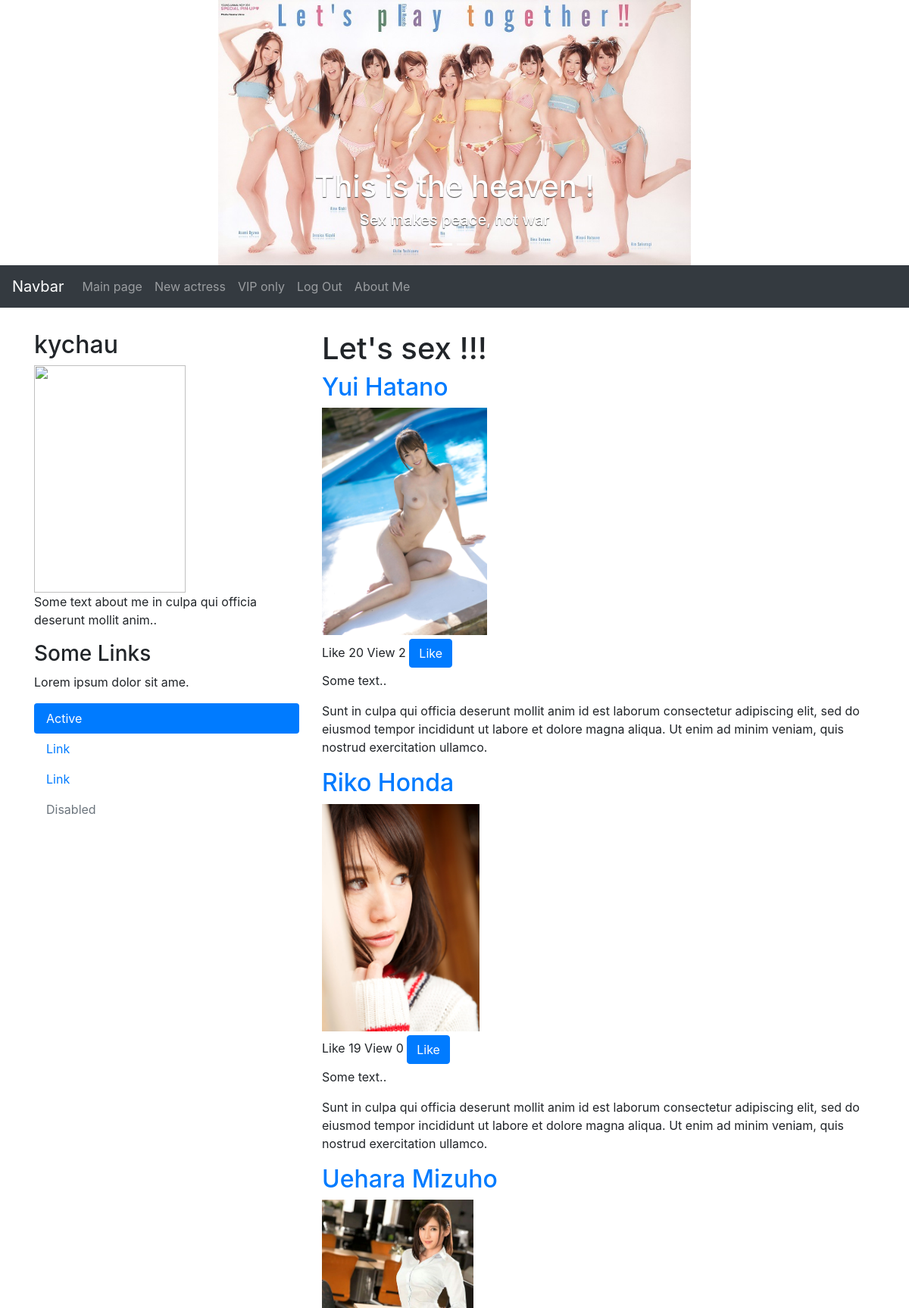
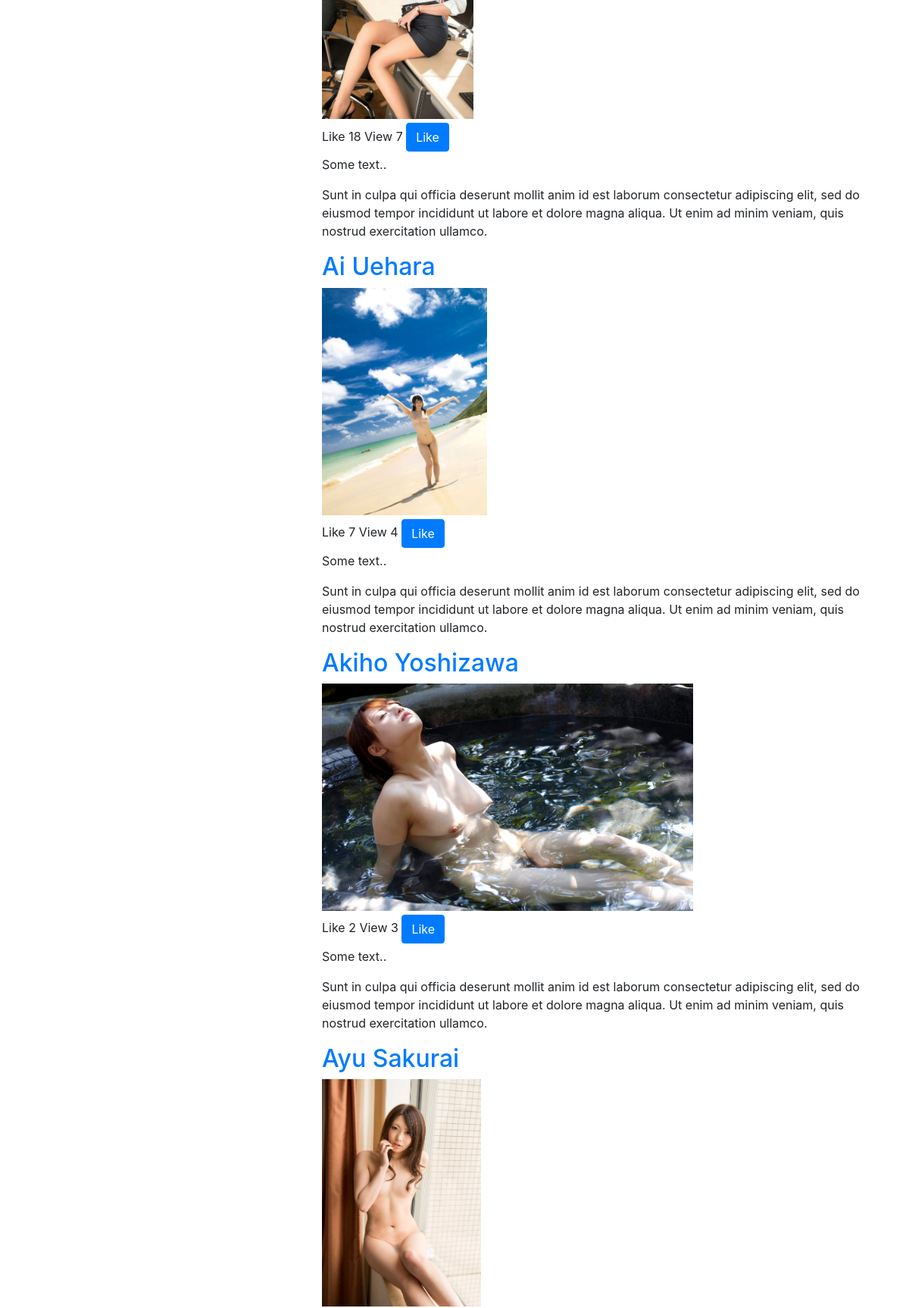
The page /jav/ (signed in, upper part) on the database its author committed (2 pictures, top to bottom).
### jav/models.py (models this page shows, shortened)
class Actress(models.Model):
    name = models.CharField(max_length=128, unique=True)
    view = models.IntegerField(default=0)
    like = models.IntegerField(default=0)
    image = models.ImageField(upload_to='actress_images/', blank=True)
    slug = models.SlugField()

### jav/views.py (the view)
# urls.py: path(''     , views.index, name='index'),
def index(request):
    context_dict = {}
    actress_list = Actress.objects.order_by('-like')[:10]
    context_dict['actresses'] = actress_list
    visits = request.session.get('visits')
    if not visits:
        visits = 1
    reset_last_visit_time = False
    if request.user.is_authenticated:
        userprofile = UserProfile.objects.get(user=request.user)
        context_dict['userprofile'] = userprofile
    last_visit = request.session.get('last_visit')
    if last_visit:
        last_visit_time = datetime.strptime(last_visit[:-7], "%Y-%m-%d %H:%M:%S")
        if (datetime.now() - last_visit_time).seconds > 5:
            visits = visits + 1
            reset_last_visit_time = True
    else:
        reset_last_visit_time = True
    context_dict['visits'] = visits
    response = render(request, 'jav/index.html', context_dict)
    if reset_last_visit_time:
        request.session['last_visit'] = str(datetime.now())
        request.session['visits'] = visits
    return response

### jav/templates/jav/index.html (shortened to what this page needs)
{% extends 'base.html' %}
{% load static %}
{% block body_block %}
    <div class="page-header"><h1> Let's sex !!! </h1></div>
    {% if actresses %}
        {% for actress in actresses %}
            <h2><a href="{% url 'actress-detail' actress.slug %}">{{ actress.name }}</a></h2>
            <img src="/jav{{ actress.image.url }}" height="300px" />
            <ul class="act">
                <li class="like_count" data-catid="{{actress.id}}">Like {{ actress.like}}</li>
                <li>View {{ actress.view }}</li>
                <li><button id="likes" data-catid="{{actress.id}}" class="btn btn-primary likes" type="button">Like</button></li>
            </ul>
            <p>Some text..</p>
            <p>Sunt in culpa qui officia deserunt mollit anim id est laborum consectetur adipiscing elit, sed do eiusmod tempor incididunt ut labore et dolore magna aliqua. Ut enim ad minim veniam, quis nostrud exercitation ullamco.</p>
        {% endfor %}
    {% else %}
        <strong>Nothing !!!</strong>
    {% endif%}
{% endblock %}

### jav/templates/base.html (shortened to what this page needs)
{% load static %}
<!DOCTYPE html>
<html lang="en">
<head>
  <link rel="stylesheet" href="https://maxcdn.bootstrapcdn.com/bootstrap/4.1.0/css/bootstrap.min.css">
</head>
<body>
<div class="jumbotron text-center" style="margin-bottom:0">
    <div id="demo" class="carousel slide carousel-fade" data-ride="carousel" data-interval=1000 >
        <ul class="carousel-indicators">
            <li data-target="#demo" data-slide-to="0" class="active"></li>
            <li data-target="#demo" data-slide-to="1"></li>
        </ul>
        <div class="carousel-inner">
            <div class="carousel-item active">
                <img src="{% static '/jav/images/slide-1.jpg' %}" alt="Los Angeles">
                <div class="carousel-caption d-none d-md-block">
                    <h1> This is the heaven !</h1>
                    <h5> Sex makes peace, not war </h5>
                </div>
            </div>
        </div>
        <a class="carousel-control-prev" href="#demo" data-slide="prev">
            <span class="carousel-control-prev-icon"></span>
        </a>
        <a class="carousel-control-next" href="#demo" data-slide="next">
            <span class="carousel-control-next-icon"></span>
        </a>
    </div>
</div>
<nav class="navbar navbar-expand-sm bg-dark navbar-dark">
  <a class="navbar-brand" href="#">Navbar</a>
  <div class="collapse navbar-collapse" id="collapsibleNavbar">
    <ul class="navbar-nav">
        <li class="nav-item"><a class="nav-link" href="{% url 'index' %}"> Main page </a></li>
        {% if user.is_authenticated %}
        <li class="nav-item"><a class="nav-link" href="{% url 'add-actress' %}"> New actress </a></li>
        <li class="nav-item"><a class="nav-link" href="{% url 'restricted-site' %}"> VIP only </a></li>
        <li class="nav-item"><a class="nav-link" href="{% url 'user-logout' %}?next=/jav/"> Log Out </a></li>
        {% else %}
        <li class="nav-item"><a class="nav-link" href="{% url 'user-register' %}"> Register </a></li>
        <li class="nav-item"><a class="nav-link" href="{% url 'user-login' %}"> Log In </a></li>
        {% endif %}
        <li class="nav-item"><a class="nav-link" href="{% url 'about' %}"> About Me</a></li>
    </ul>
  </div>
</nav>
<div class="container" style="margin-top:30px">
  <div class="row">
    <div class="col-sm-4">
      {% if user.is_authenticated %}
      <h2>{{ user.username }}</h2>
      <img src="/jav{{ request.session.avatar_url }}" width="200px" height="300px" />
      {% else %}
      <h2>Guest</h2>
      <div class="fakeimg">Fake Image</div>
      {% endif %}
      <p>Some text about me in culpa qui officia deserunt mollit anim..</p>
      <h3>Some Links</h3>
      <p>Lorem ipsum dolor sit ame.</p>
      <ul class="nav nav-pills flex-column">
        <li class="nav-item">
          <a class="nav-link active" href="#">Active</a>
        </li>
        <li class="nav-item">
          <a class="nav-link" href="#">Link</a>
        </li>
        <li class="nav-item">
          <a class="nav-link" href="#">Link</a>
        </li>
        <li class="nav-item">
          <a class="nav-link disabled" href="#">Disabled</a>
        </li>
      </ul>
    </div>
    <div class="col-sm-8">
      {% block body_block %}
      {% endblock %}
    </div>
  </div>
</div>
</body>
</html>

### jav/templates/jav/index.html (style rules this page uses)
.act { padding: 0px; margin-top: 5px; margin-bottom: 5px; }
.act li { display: inline-block; padding: 0px; }

### rows shown on the page
Actress: name "Yui Hatano", image (picture), like "20", view "2"
Actress: name "Riko Honda", image (picture), like "19", view "0"
Actress: name "Uehara Mizuho", image (picture), like "18", view "7"
Actress: name "Ai Uehara", image (picture), like "7", view "4"
Actress: name "Akiho Yoshizawa", image (picture), like "2", view "3"
Actress: name "Ayu Sakurai", image (picture)

### other values the page prints
{{ user.username }} "kychau"
